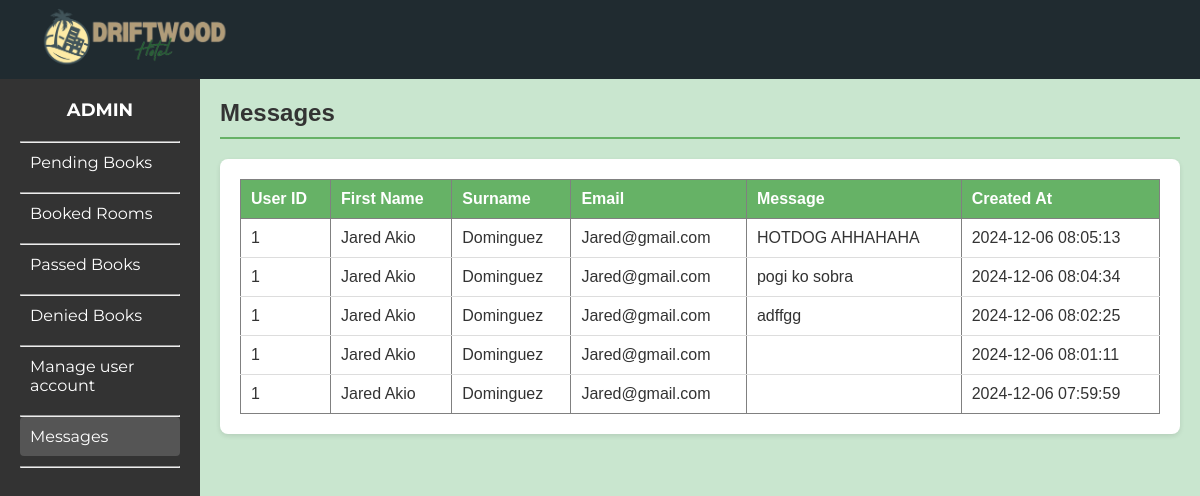
Page /adminpages/messages.php on the committed database.
### tables this page shows
CREATE TABLE `messages` (
  `id` int(11) NOT NULL,
  `user_id` int(11) NOT NULL,
  `first_name` varchar(255) NOT NULL,
  `surname` varchar(255) NOT NULL,
  `email` varchar(255) NOT NULL,
  `message` text NOT NULL,
  `created_at` timestamp NOT NULL DEFAULT current_timestamp()
);

### adminpages/messages.php (the view, shortened to what this page needs)
<?php
$host = "localhost";
$db = "driftwoodhotel";
$user = "root";
$password = "";
try {
    $pdo = new PDO("mysql:host=$host;dbname=$db", $user, $password);
    $pdo->setAttribute(PDO::ATTR_ERRMODE, PDO::ERRMODE_EXCEPTION);
    $stmt = $pdo->query("SELECT * FROM messages ORDER BY created_at DESC");
    $messages = $stmt->fetchAll(PDO::FETCH_ASSOC);
} catch (PDOException $e) {
    echo "Error: " . $e->getMessage();
    exit;
}
?>
<!DOCTYPE html>
<html lang="en">
<head>
    <link rel="stylesheet" href="../css/admindesign.css">
    <link rel="stylesheet" href="../Room-desc.css">
</head>
<body>
<header class="main-header">
    <div class="logo"><img src="../Drifcombieng.png" id="logopic"></div>
</header>
<div class="dashboard">
    <aside class="sidebar">
        <div class="admin-title">ADMIN</div>
        <nav class="menu">
                <hr>
                <a href="../adminpage.php" class="menu-item">Pending Books</a>
                <hr>
                <a href="roombooking.php" class="menu-item">Booked Rooms</a>
                <hr>
                <a href="pass_books.php" class="menu-item">Passed Books</a>
                <hr>
                <a href="roombooking_denied.php" class="menu-item">Denied Books</a>
                <hr>
                <a href="manageuser.php" class="menu-item">Manage user account</a>
                <hr>
                <a href="messages.php" class="menu-item active">Messages</a>
                <hr>
            </nav>
    </aside>
    <div class="content">
        <div class="content-header">
            <h2>Messages</h2><span class="inactive"></span>
        </div>
            <div class="table-container">
                <table border="1">
                <thead>
                    <tr>
                        <th>User ID</th>
                        <th>First Name</th>
                        <th>Surname</th>
                        <th>Email</th>
                        <th>Message</th>
                        <th>Created At</th>
                    </tr>
                </thead>
                <tbody>
                    <?php foreach ($messages as $message): ?>
                        <tr>
                            <td><?= htmlspecialchars($message['user_id']) ?></td>
                            <td><?= htmlspecialchars($message['first_name']) ?></td>
                            <td><?= htmlspecialchars($message['surname']) ?></td>
                            <td><?= htmlspecialchars($message['email']) ?></td>
                            <td><?= nl2br(htmlspecialchars($message['message'])) ?></td>
                            <td><?= htmlspecialchars($message['created_at']) ?></td>
                        </tr>
                    <?php endforeach; ?>
                </tbody>
            </table>
        </div>
    </div>
</div>
</body>
</html>

### css/admindesign.css (style rules this page uses)
*, *::before, *::after { margin: 0; padding: 0; box-sizing: border-box; }
:root { --bg-60-: #202B30; --bg-30-: #384B54; --bg-10-: #FFFFFF; --bg-sub-: whitesmoke; --bg-btn-: #68D2B7; --font-fam-poppins-: "Poppins", sans-serif; --font-fam-montserrat-: "Montserrat", sans-serif; }
html { scroll-behavior: smooth; }
body { margin: 0; font-family: Arial, sans-serif; background-color: #e6f3e6; overflow-x: hidden; }
.main-header { display: flex; align-items: center; padding: 10px; background-color: #66b266; }
.main-header .logo img { height: 50px; }
.dashboard { display: flex; height: 100vh; overflow-x: hidden; }
.admin-title { text-align: center; font-family: 'Montserrat'; }
.sidebar { width: 200px; background-color: #333; color: white; height: 100vh; padding: 20px; box-sizing: border-box; }
.sidebar .admin-title { font-size: 18px; font-weight: bold; margin-bottom: 20px; }
.sidebar .menu .menu-item { display: block; color: white; text-decoration: none; padding: 10px; margin-bottom: 10px; border-radius: 4px; font-family: 'Montserrat'; }
.sidebar .menu .menu-item:hover, .sidebar .menu .menu-item.active { background-color: #555; }
.content { flex: 1; padding: 20px; box-sizing: border-box; background-color: #C9E6CF; overflow-x: auto; }
.content-header { display: flex; justify-content: space-between; align-items: center; border-bottom: 2px solid #66b266; padding-bottom: 10px; margin-bottom: 20px; }
.content-header h2 { color: #333; margin: 0; }
.table-container { background-color: white; padding: 20px; border-radius: 8px; box-shadow: 0 2px 5px rgba(0, 0, 0, 0.1); overflow-x: auto; }
table { width: 100%; border-collapse: collapse; table-layout: auto; }
thead th { background-color: #66b266; color: white; padding: 10px; text-align: left; }
tbody td { padding: 10px; border-bottom: 1px solid #ddd; word-wrap: break-word; }
tbody tr:last-child td { border-bottom: none; }

### Room-desc.css (style rules this page uses)
*, *::before, *::after { margin: 0; padding: 0; box-sizing: border-box; }
:root { --bg-60-: #202B30; --bg-30-: #384B54; --bg-10-: #FFFFFF; --bg-sub-: whitesmoke; --bg-btn-: #68D2B7; --font-fam-poppins-: "Poppins", sans-serif; --font-fam-montserrat-: "Montserrat", sans-serif; }
html { scroll-behavior: smooth; }
body { background-color: #ACB9B6; color: #333; }
.main-header { width: 100%; height: 79px; background: #202b30; display: flex; justify-content: space-between; align-items: center; padding: 0 40px; box-sizing: border-box; }
#logopic { width: 12em; height: auto; }
a { color: inherit; text-decoration: none; }
header { font-family: var(--font-fam-montserrat-); background-color: var(--bg-60-); display: flex; flex-direction: column; justify-content: space-evenly; align-items: center; color: white; }
* { box-sizing: border-box; }
@media screen and (min-width: 60em) { header { flex-direction: row; } }

### rows in the picture
messages: user "1", first_name "Jared Akio", surname "Dominguez", email "Jared@gmail.com", message "HOTDOG AHHAHAHA", created_at "2024-12-06 08:05:13"
messages: user "1", first_name "Jared Akio", surname "Dominguez", email "Jared@gmail.com", message "pogi ko sobra", created_at "2024-12-06 08:04:34"
messages: user "1", first_name "Jared Akio", surname "Dominguez", email "Jared@gmail.com", message "adffgg", created_at "2024-12-06 08:02:25"
messages: user "1", first_name "Jared Akio", surname "Dominguez", email "Jared@gmail.com", created_at "2024-12-06 08:01:11"
messages: user "1", first_name "Jared Akio", surname "Dominguez", email "Jared@gmail.com", created_at "2024-12-06 07:59:59"
